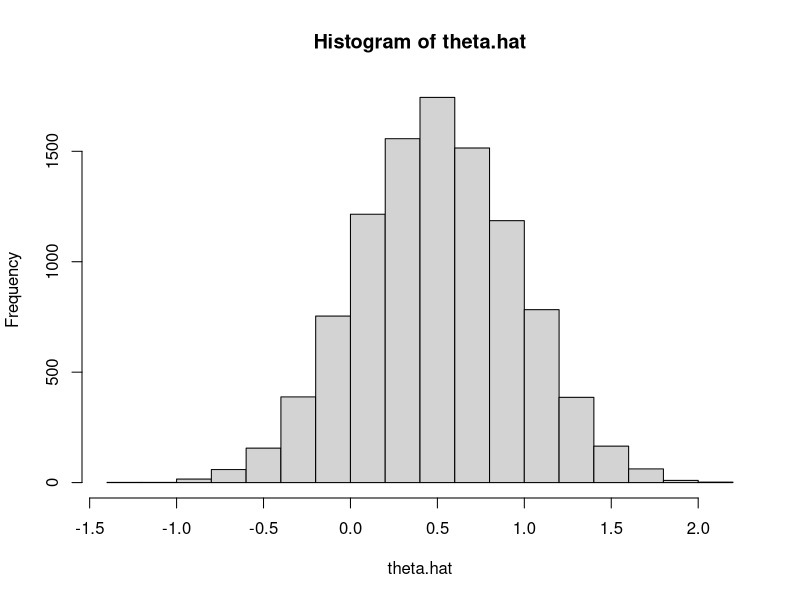
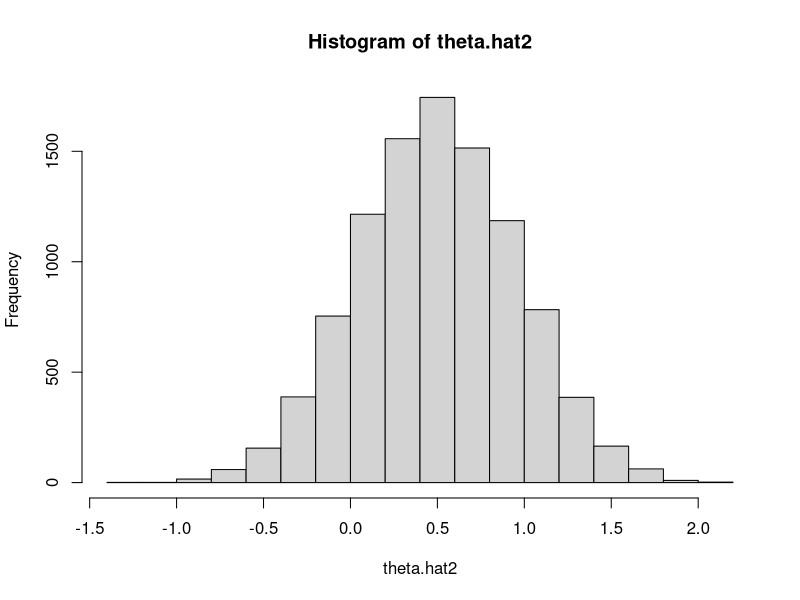

Here is the R script that generated these plots, in order:
mu<-0 # parameter
S<-10000 # number trials
N<-10 # size dataset
theta.hat<-numeric(S)
theta.hat2<-numeric(S)
for (s in 1:S){
  D<-runif(N,-2,3) # random generator
  theta.hat[s]<-sum(D)/N # estimator
  theta.hat2[s]<-mean(D) # estimator
  
}
hist(theta.hat) # histogram
hist(theta.hat2) # histogram
print(mean(theta.hat))
print(var(theta.hat))
print(mean(theta.hat2))
print(var(theta.hat2))
